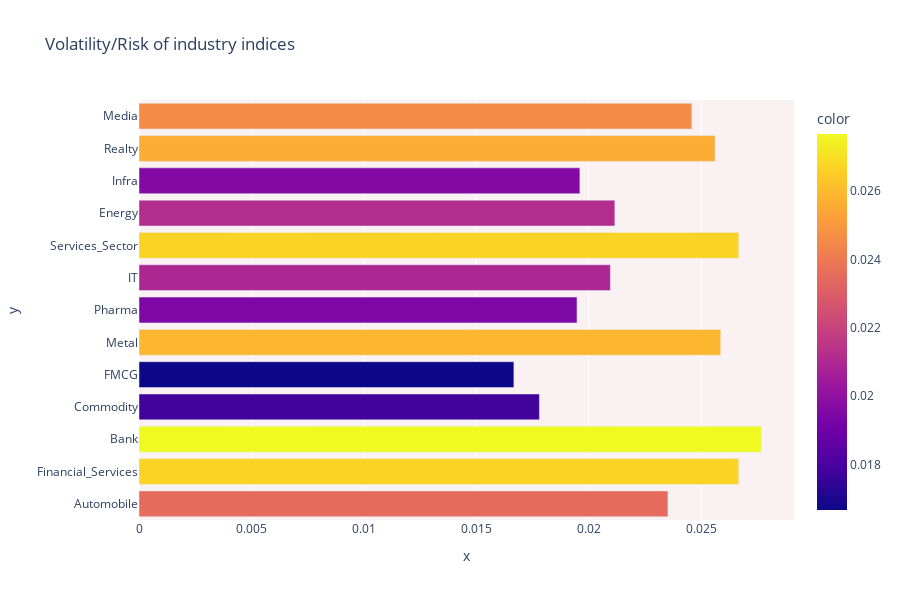

The notebook cell this image was saved under:
### Code cell
y_volatility = [Automobile_std,Financial_Services_std,Bank_std,Commodity_std,FMCG_std,Metal_std,Pharma_std,IT_std,Services_Sector_std,Energy_std,Infra_std,Realty_std,Media_std]

fig = px.bar( x=y_volatility, y=x_val, color=y_volatility, orientation='h', height=600,
             title='Volatility/Risk of industry indices', color_discrete_sequence = px.colors.cyclical.mygbm)

fig.update_layout(plot_bgcolor='rgb(250, 242, 242)')
fig.show()

### Figure 1 — Plotly figure (JSON) as saved in the notebook; plotly's stock layout.template omitted (floating-point values rounded to 4 significant figures)
{"data": [{"textposition": "auto", "hovertemplate": "x=%{x}<br>y=%{y}<br>color=%{marker.color}", "showlegend": false, "legendgroup": "", "name": "", "yaxis": "y", "y": ["Automobile", "Financial_Services", "Bank", "Commodity", "FMCG", "Metal", "Pharma", "IT", "Services_Sector", "Energy", "Infra", "Realty", "Media"], "hoverlabel": {"namelength": 0}, "offsetgroup": "", "xaxis": "x", "marker": {"color": [0.02352, 0.02667, 0.02767, 0.0178, 0.01667, 0.02587, 0.01948, 0.02096, 0.02667, 0.02116, 0.0196, 0.02561, 0.02458], "coloraxis": "coloraxis"}, "x": [0.02352, 0.02667, 0.02767, 0.0178, 0.01667, 0.02587, 0.01948, 0.02096, 0.02667, 0.02116, 0.0196, 0.02561, 0.02458], "alignmentgroup": "True", "type": "bar", "orientation": "h"}], "layout": {"xaxis": {"domain": [0, 1], "anchor": "y", "title": {"text": "x"}}, "title": {"text": "Volatility/Risk of industry indices"}, "plot_bgcolor": "rgb(250, 242, 242)", "yaxis": {"domain": [0, 1], "anchor": "x", "title": {"text": "y"}}, "height": 600, "barmode": "relative", "legend": {"tracegroupgap": 0}, "coloraxis": {"colorbar": {"title": {"text": "color"}}, "colorscale": [[0, "#0d0887"], [0.1111, "#46039f"], [0.2222, "#7201a8"], [0.3333, "#9c179e"], [0.4444, "#bd3786"], [0.5556, "#d8576b"], [0.6667, "#ed7953"], [0.7778, "#fb9f3a"], [0.8889, "#fdca26"], [1, "#f0f921"]]}}}
